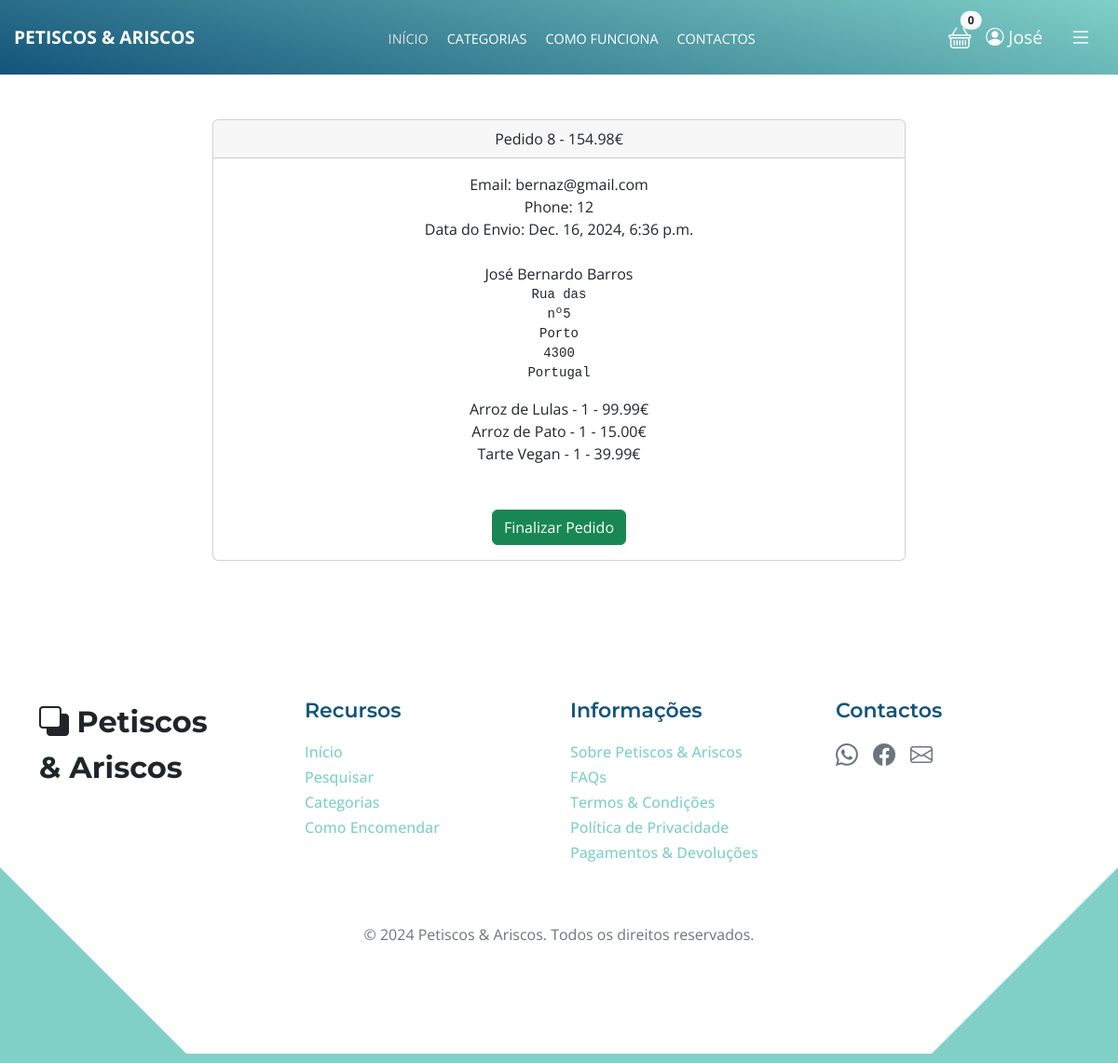
/pagamentos/pedidos/8 (signed in), run on an earlier commit of the app's database.
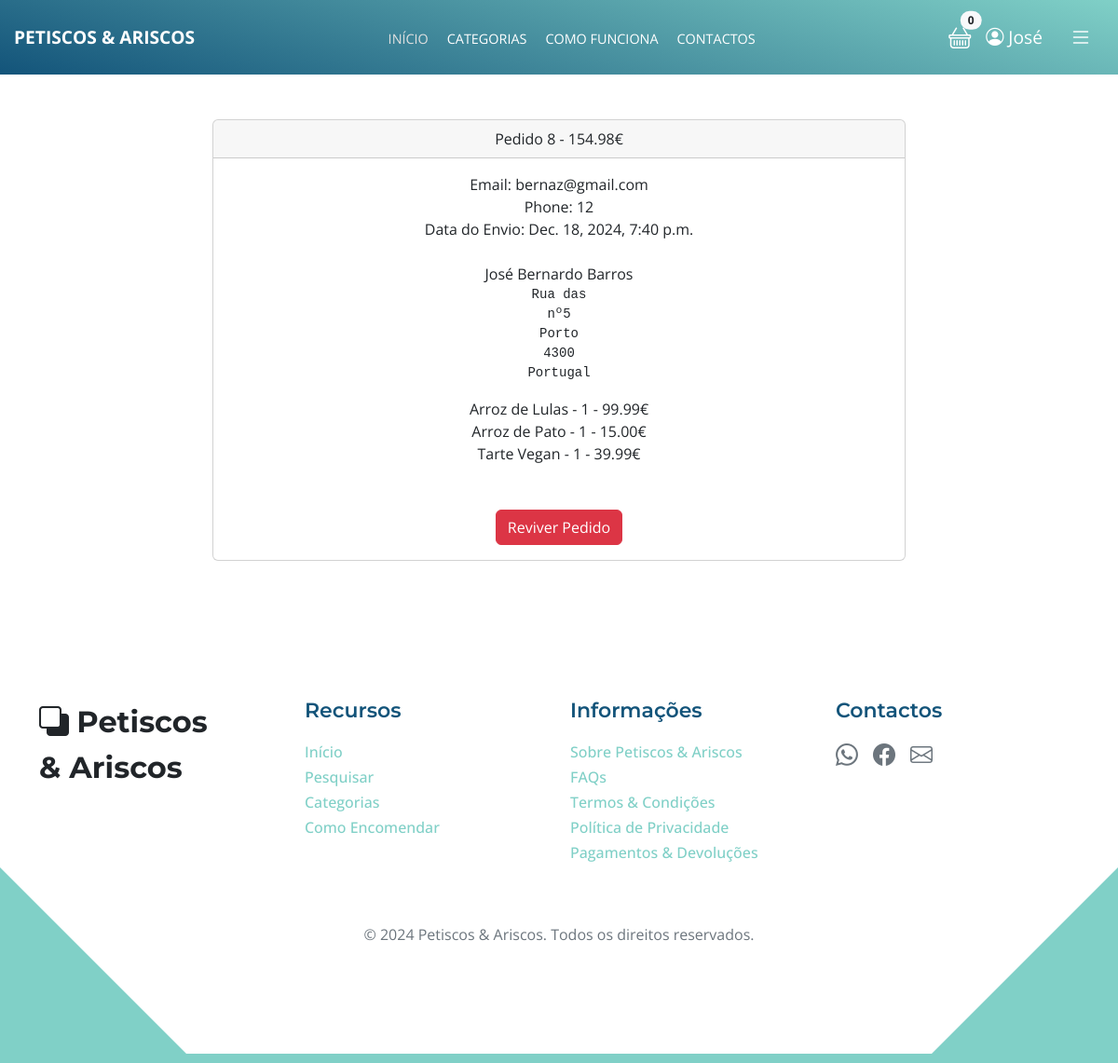
And on a later commit of the database.
### pagamentos/models.py (models this page shows, shortened)
class Order(models.Model):
    user = models.ForeignKey(User, on_delete=models.CASCADE, null=True, blank=True)
    full_name = models.CharField(max_length=250)
    email = models.EmailField(max_length=250)
    shipping_address = models.TextField(max_length=1500)
    phone = models.CharField(max_length=200, null=True, blank=True)
    amount_paid = models.DecimalField(max_digits=10, decimal_places=2)
    date_ordered = models.DateTimeField(auto_now_add=True)
    shipped = models.BooleanField(default=False)
    date_shipped = models.DateTimeField(blank=True, null=True)

### pagamentos/views.py (the view, shortened to what this page needs)
# urls.py: path('pedidos/<int:pk>', views.orders, name='orders'),
def orders(request, pk):
    if request.user.is_authenticated and request.user.is_superuser:
        order = Order.objects.get(id=pk)
        items = OrderItem.objects.filter(order=pk)
        return render(request, 'payment/orders.html', {'order':order, 'items':items})
    else:
        messages.error(request, ("Acesso Negado!"))
        return redirect('home')

### carrinho/cart.py (called while the page is built)
	def __len__(self):
		return len(self.cart)

### carrinho/context_processors.py (called while the page is built)
def cart(request):
	return {'cart': Cart(request)}

### loja/models.py (called while the page is built)
	def __str__(self):
		return self.name

### pagamentos/templates/payment/orders.html (shortened to what this page needs)
{% extends 'base.html' %}
{% block content %}
        <div class="container">
            <div class="row">
                <center>
                    <div class="col-8">
                        <br/><br/>
                        <div class="card">
                            <div class="card-header">
                                Pedido {{ order.id }} - {{ order.amount_paid}}€
                            </div>
                            <div class="card-body">
                                Email: {{ order.email }}<br/>
                                Phone: {{ order.phone }}<br/>
                                {% if order.date_shipped %}
                                Data do Envio: {{ order.date_shipped }}
                                {% else %}
                                Data do Pedido: {{ order.date_ordered }}
                                {% endif %}
                                <br/><br/>
                                {{ order.full_name }}<br/>
                                <pre>{{ order.shipping_address }}</pre>
                                {% for item in items %}
                                    {{ item.product }} - {{ item.quantity }} - {{ item.price }}€<br/>
                                {% endfor %}
                                <br/><br/>
                                {% if not order.shipped %}
                                    <form method="POST">
                                        <button type="Submit" class="btn btn-success">Finalizar Pedido</button>
                                {% else %}
                                    <form method="POST">
                                        <button type="Submit" class="btn btn-danger">Reviver Pedido</button>
                                {% endif %}
                            </div>
                        </div>
                    </div>
                    <br/><br/>
                </center>
            </div>
        </div>
{% endblock %}

What changed in the data, as far as the page shows it:
changed Order "bernaz@gmail.com": date_shipped "Dec. 16, 2024, 6:36 p.m." → "Dec. 18, 2024, 7:40 p.m."; shipped False → True (drawn)
Also different on the page:
text no longer shown: "Finalizar Pedido"
text now shown: "Reviver Pedido"
